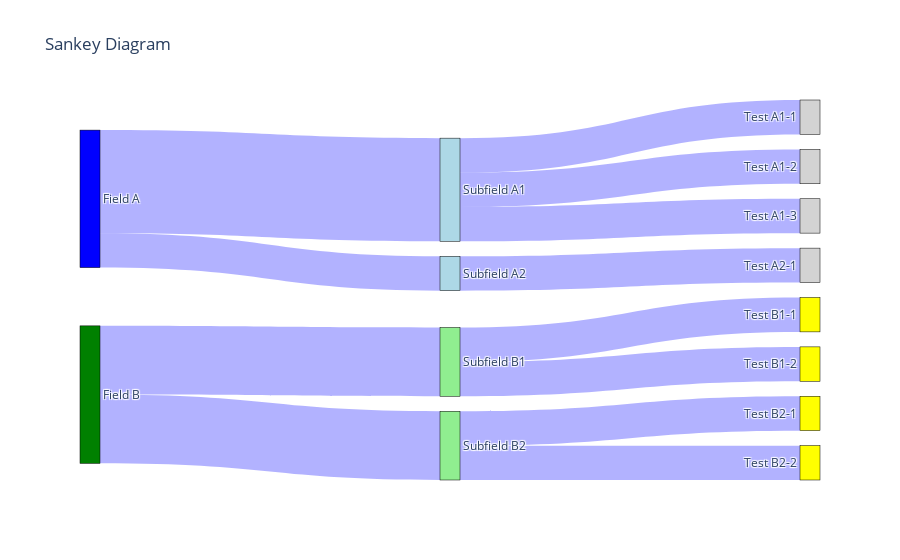

Here is the notebook cell this chart was saved with:
### Code cell
import plotly.graph_objects as go

# Define the data
fields = ['Field A', 'Field B']
subfields = ['Subfield A1', 'Subfield A2', 'Subfield B1', 'Subfield B2']
test_names = ['Test A1-1', 'Test A1-2', 'Test A1-3', 'Test A2-1', 'Test B1-1', 'Test B1-2', 'Test B2-1', 'Test B2-2']

# Define the link flows
link_sources = [0, 0, 1, 1, 2, 2, 2, 3, 4, 4, 5, 5]  # Indices of fields, subfields, and test_names
link_targets = [2, 3, 4, 5, 6, 7, 8, 9, 10, 11, 12, 13]  # Indices of subfields and test_names
link_values  = [3, 1, 2, 2,  1, 1, 1, 1, 1, 1, 1, 1]  # Amounts of tests and test scores

# Create the Sankey trace
trace = go.Sankey(
    node=dict(
        pad=15,
        thickness=20,
        line=dict(color='black', width=0.5),
        label=fields + subfields + test_names,
        color=['blue'] + ['green'] + ['lightblue'] * 2 + ['lightgreen']*2 + ['lightgray'] * 4 + ['yellow'] * 4,
    ),
    link=dict(
        source=link_sources,
        target=link_targets,
        value=link_values,
        color='rgba(0, 0, 255, 0.3)'
    )
)

# Create the layout
layout = go.Layout(
    title='Sankey Diagram',
    font=dict(size=12)
)

# Create the figure
fig = go.Figure(data=[trace], layout=layout)

# Display the figure
fig.show()

### Figure 1 — Plotly figure (JSON) as saved in the notebook; plotly's stock layout.template omitted (floating-point values rounded to 4 significant figures)
{"data": [{"link": {"color": "rgba(0, 0, 255, 0.3)", "source": [0, 0, 1, 1, 2, 2, 2, 3, 4, 4, 5, 5], "target": [2, 3, 4, 5, 6, 7, 8, 9, 10, 11, 12, 13], "value": [3, 1, 2, 2, 1, 1, 1, 1, 1, 1, 1, 1]}, "node": {"color": ["blue", "green", "lightblue", "lightblue", "lightgreen", "lightgreen", "lightgray", "lightgray", "lightgray", "lightgray", "yellow", "yellow", "yellow", "yellow"], "label": ["Field A", "Field B", "Subfield A1", "Subfield A2", "Subfield B1", "Subfield B2", "Test A1-1", "Test A1-2", "Test A1-3", "Test A2-1", "Test B1-1", "Test B1-2", "Test B2-1", "Test B2-2"], "line": {"color": "black", "width": 0.5}, "pad": 15, "thickness": 20}, "type": "sankey"}], "layout": {"font": {"size": 12}, "title": {"text": "Sankey Diagram"}}}
